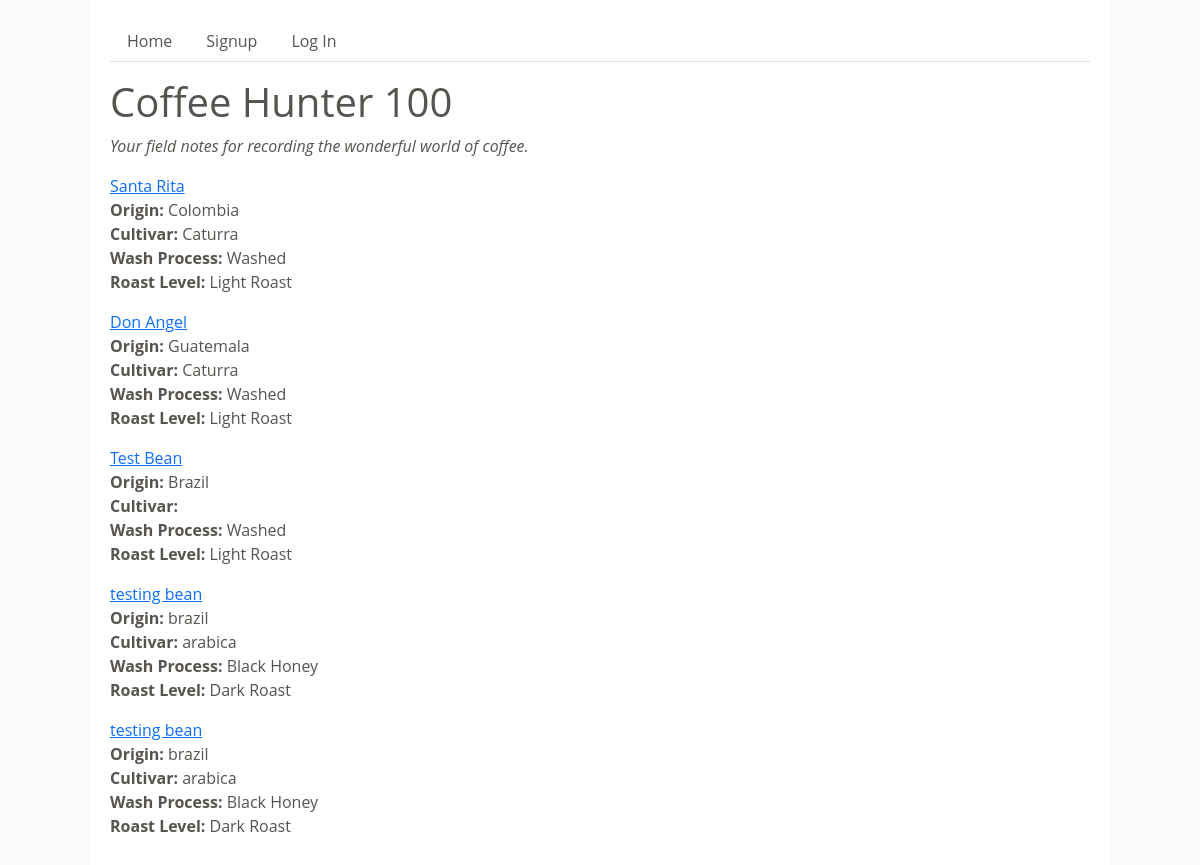
Before: / with the older database file.
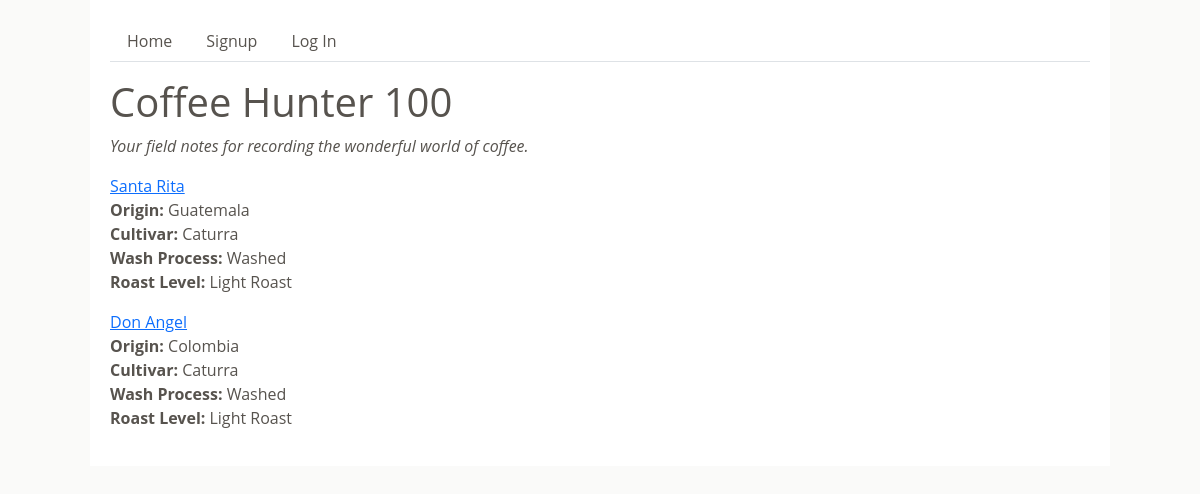
After: the same page with the newer database file.
### ch_100_app/models.py (models this page shows, shortened)
class Bean(db.Model):
    id = db.Column(db.Integer, primary_key=True)
    name = db.Column(db.String(60), nullable=False)
    origin = db.Column(db.String(100), nullable=False)
    cultivar = db.Column(db.String(60))
    wash_process = db.Column(db.Enum(WashProcess), nullable=False)
    roast_level = db.Column(db.Enum(RoastLevel), nullable=False)
    created_by_id = db.Column(db.Integer, db.ForeignKey("user.id"), nullable=False)
    notes = db.relationship("Note", back_populates="bean")
    created_by = db.relationship("User")

### ch_100_app/main/routes.py (the view)
@main.route("/")
def homepage():
    beans = Bean.query.all()
    return render_template("home.html", beans=beans)

### ch_100_app/utils.py (called while the page is built)
    def __str__(self):
        return str(self.value)

### ch_100_app/templates/home.html (shortened to what this page needs)
{% extends 'base.html' %}
{% block content %}
<h1>Coffee Hunter 100</h1>
<p><em>Your field notes for recording the wonderful world of coffee.</em></p>
{% for bean in beans %}
<div class="bean">
    <a href="/bean/{{ bean.id }}">{{ bean.name }}</a>
    <p><strong>Origin:</strong> {{ bean.origin }}</p>
    <p><strong>Cultivar:</strong> {{ bean.cultivar }}</p>
    <p><strong>Wash Process:</strong> {{ bean.wash_process }}</p>
    <p><strong>Roast Level:</strong> {{ bean.roast_level }}</p>
</div>
{% endfor %}
{% endblock %}

### ch_100_app/templates/base.html (shortened to what this page needs)
<!DOCTYPE html>
<html lang="en">
  <head>
    <link
      href="https://cdn.jsdelivr.net/npm/bootstrap@5.3.3/dist/css/bootstrap.min.css"
      rel="stylesheet"
    />
    <link rel="stylesheet" href="/static/style.css" />
  </head>
  <body>
    <div id="base-content">
      <ul class="nav nav-tabs">
        <li>
          <a class="nav-link" href="/">Home</a>
        </li>
        {% if current_user.is_authenticated %}
        <li class="nav-item">
          <a class="nav-link" href="/new_bean">New Bean</a>
        </li>
        <li class="nav-item">
          <a class="nav-link" href="/new_note">New Note</a>
        </li>
        <li class="nav-item">
          <a class="nav-link" href="/logout">Log Out</a>
        </li>
        {% else %}
        <li class="nav-item">
          <a class="nav-link" href="/signup">Signup</a>
        </li>
        <li class="nav-item">
          <a class="nav-link" href="/login">Log In</a>
        </li>
        {% endif %}
      </ul>
       {% block content %} {% endblock %}
    </div>
  </body>
</html>

### ch_100_app/static/style.css (style rules this page uses)
body { display: flex; flex-direction: column; align-items: center; background-color: #fafaf9; }
#base-content { font-family: 'Open Sans', sans-serif; color: #57534e; width: 85%; background-color: white; padding: 20px; }
.nav { margin-bottom: 1rem; }
.nav-link { color: #57534e; }
.bean p:not(:last-child) { margin-bottom: 0; }

Changed rows visible on the page:
removed Bean: name "Test Bean", origin "Brazil", wash_process "Washed", roast_level "Light Roast"
removed Bean: name "testing bean", origin "brazil", cultivar "arabica", wash_process "Black Honey", roast_level "Dark Roast"
removed Bean: name "testing bean", origin "brazil", cultivar "arabica", wash_process "Black Honey", roast_level "Dark Roast"
changed Bean "Santa Rita": origin "Colombia" → "Guatemala"
changed Bean "Don Angel": origin "Guatemala" → "Colombia"
